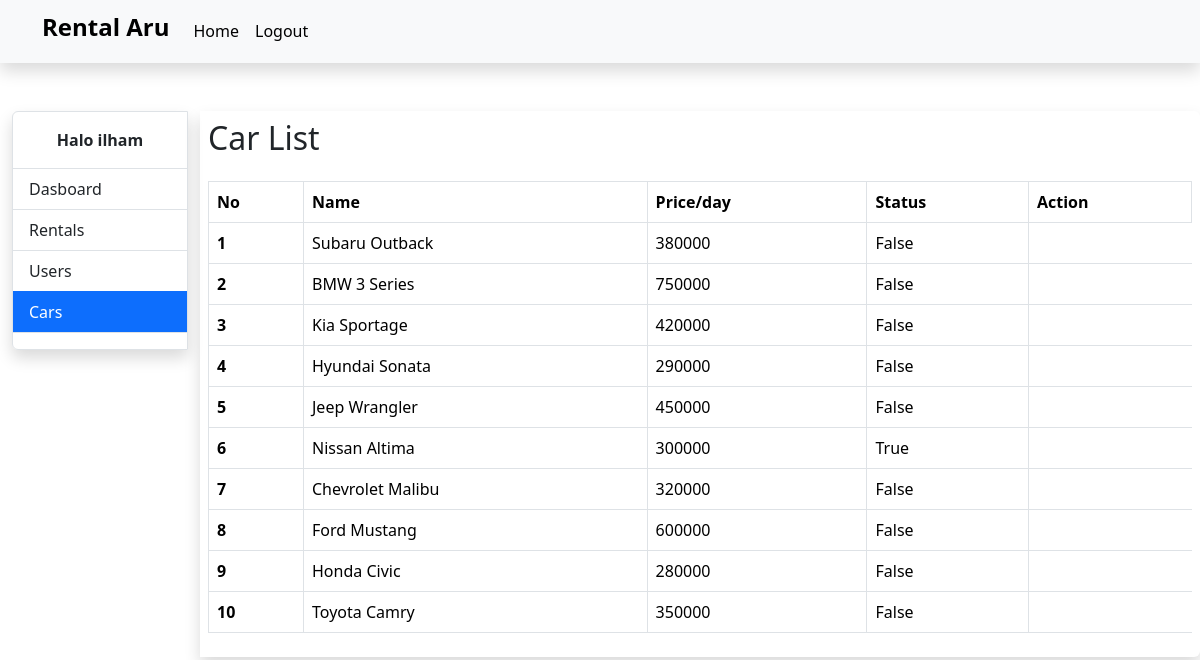
Screenshot of /cars-page/ (signed in) with the database file from the repository.
### base/models.py (models this page shows, shortened)
class Car(models.Model):
    TRANSMISSION_CHOICES = [
        ('automatic', 'Automatic'),
        ('manual', 'Manual'),
    ]
    name = models.CharField(max_length=255)
    car_type = models.CharField(max_length=50)
    price = models.IntegerField(null=True)
    color = models.CharField(max_length=50)
    transmission = models.CharField(max_length=10, choices=TRANSMISSION_CHOICES)
    license_plate = models.CharField(max_length=15, unique=True)
    passenger_capacity = models.IntegerField()
    fuel_capacity = models.DecimalField(max_digits=5, decimal_places=2)
    description = models.TextField(blank=True, null=True)
    picture = models.ImageField(blank=True, null=True)
    is_booked = models.BooleanField(default=False)

### base/views.py (the view)
# urls.py: path('cars-page/', views.cars_page, name='cars_page'),
def cars_page(request):
    cars = Car.objects.all()
    context = {
        'cars': cars,
        'page': 'car',
        'name': str(request.user).split()[0]
    }
    return render(request, 'cars_page.html', context)

### account/models.py (called while the page is built)
    def __str__(self):
        return self.full_name

### templates/cars_page.html
{% extends 'base.html' %}
{% block contents %}
<div class="container-fluid">
    <div class="row">
        <div class="col-2">
            {% include 'menu.html' %}
        </div>
        <div class="col-md shadow rounded-end p-2">
            <div class="row mb-3">
                <div class="col-10">
                    <h2>Car List</h2>
                </div>
            </div>
            <div class="table-responsive">
                <table class="table table-bordered">
                    <thead>
                        <tr>
                            <th scope="col">No</th>
                            <th scope="col">Name</th>
                            <th scope="col">Price/day</th>
                            <th scope="col">Status</th>
                            <th scope="col">Action</th>
                        </tr>
                    </thead>
                    <tbody>
                        {% if cars %}
                        {% for car in cars %}
                        <tr>
                            <th scope="col">{{forloop.counter}}</th>
                            <td>{{car.name}}</td>
                            <td>{{car.price}}</td>
                            <td>{{car.is_booked}}</td>
                        </tr>
                        {% endfor %}
                        {% else %}
                        <tr>
                            <td colspan="9" class="text-center">Data not found.</td>
                        </tr>
                        {% endif %}
                    </tbody>
                </table>
            </div>
        </div>
    </div>
</div>
{% endblock %}

### rows the page displays
Car: name "Subaru Outback", price "380000", is_booked "False"
Car: name "BMW 3 Series", price "750000", is_booked "False"
Car: name "Kia Sportage", price "420000", is_booked "False"
Car: name "Hyundai Sonata", price "290000", is_booked "False"
Car: name "Jeep Wrangler", price "450000", is_booked "False"
Car: name "Nissan Altima", price "300000", is_booked "True"
Car: name "Chevrolet Malibu", price "320000", is_booked "False"
Car: name "Ford Mustang", price "600000", is_booked "False"
Car: name "Honda Civic", price "280000", is_booked "False"
Car: name "Toyota Camry", price "350000", is_booked "False"

### other values shown
{{ name }} "ilham"
